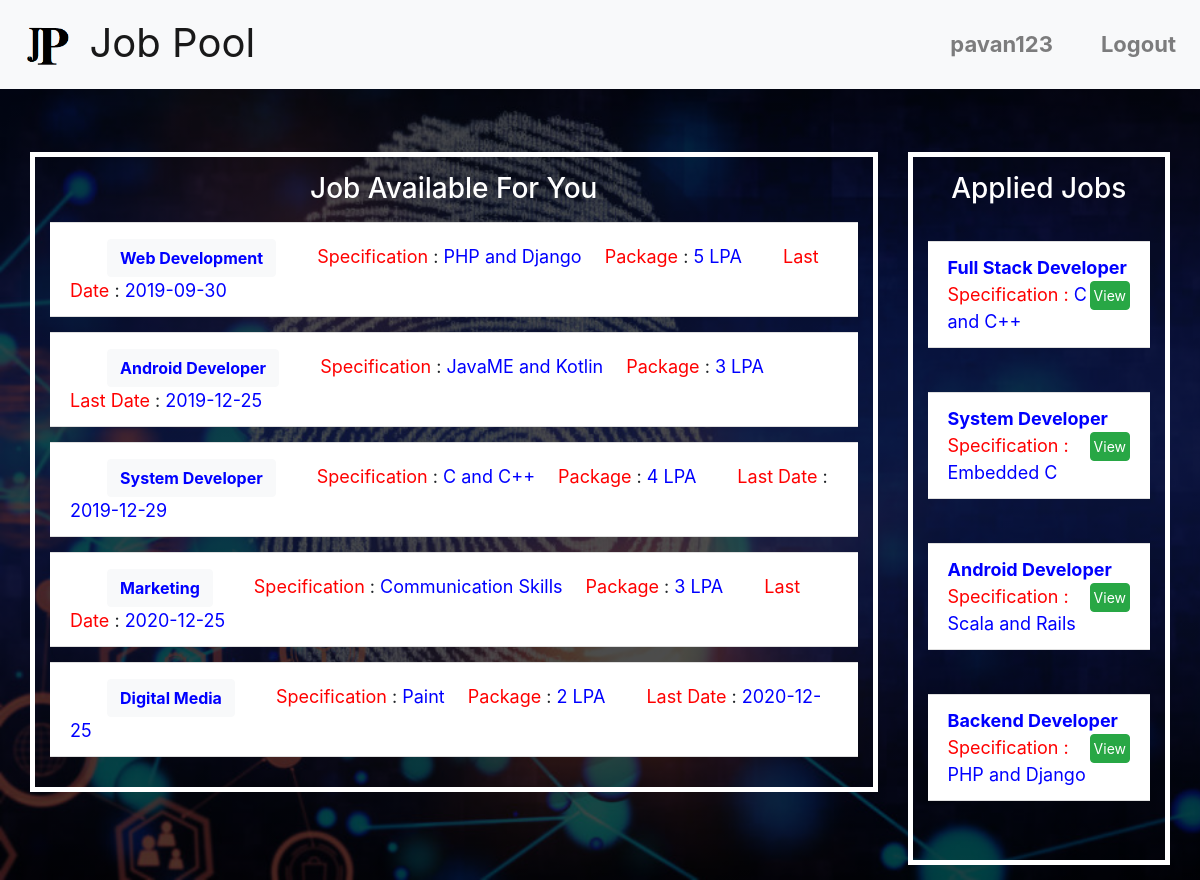
The page /Website/StudentHome.php (signed in) on the database its author committed.
### tables this page shows
CREATE TABLE `companyposts` (
  `post_id` int(11) NOT NULL,
  `company_id` int(11) NOT NULL,
  `title` varchar(1000) NOT NULL,
  `specification` varchar(500) NOT NULL,
  `vacancies` int(11) DEFAULT NULL,
  `package` int(11) NOT NULL,
  `ExpDated` varchar(20) DEFAULT NULL,
  `gradeOfClg` varchar(10) NOT NULL,
  `MinCGPA` int(11) DEFAULT NULL,
  `Backlog` int(11) DEFAULT NULL,
  `MaxDrop` int(11) DEFAULT NULL,
  `open_off` varchar(20) DEFAULT NULL,
  `clgname` varchar(200) DEFAULT NULL
);

### Website/StudentHome.php (the view, shortened to what this page needs)
<?php
include('StudentHeader.php');
if(isset($_SESSION['username'])){
  include('DbConnection.php');
  $query='select enrollment,collegeName from student where username="'.$_SESSION['username'].'"';
$res=mysqli_query($con,$query);
$arr=mysqli_fetch_array($res);
$collegeName=$arr['collegeName'];
$enrollment=$arr['enrollment'];
$date=date('Y-m-d');
$ids='(';
$query='select post_id from applicants where enrollment="'.$enrollment.'"';
$idres=mysqli_query($con,$query);
if($idres){
$n1=mysqli_num_rows($idres);
for($j=1;$j<=$n1;$j++){
  $idarr=mysqli_fetch_array($idres);
  $ids=$ids.$idarr['post_id'];
  if($j!=$n1)
    $ids=$ids.',';
}
}
$ids=$ids.')';
if($ids=='()')
$query="select * from companyposts where (clgname='".$collegeName."' or clgname='All') and ExpDated>'".$date."'";
else
$query="select * from companyposts where (clgname='".$collegeName."' or clgname='All') and post_id not in ".$ids."and ExpDated>'".$date."'";
$res=mysqli_query($con,$query);
$n= mysqli_num_rows($res);
?>
<div class="container-fluid">
<div class="row" style="padding:15px;font-size:18px;">
<div class="col-md-9" >
<div style="border:5px solid white;padding:15px;">
<h3 style="text-align:center;color:white;">Job Available For You</h3>
<?php
for($i=1;$i<=$n;$i++){
    $arr= mysqli_fetch_array($res);
    ?>
<p data-toggle="collapse" href='#collapseExample<?php echo $arr['post_id']; ?>' role="button" aria-expanded="false" aria-controls="collapseExample">
<ul class="list-group list-group-flush">
<li class="list-group-item">
<a class="btn btn-light" data-toggle="collapse" href="#collapseExample<?php echo $arr['post_id']; ?>" role="button" aria-expanded="false" aria-controls="collapseExample"
  style="color:blue"><b><?php echo $arr['title']; ?></b></a>&emsp;&emsp;
<span style="color:red;">Specification</span> : <span style="color:blue"><?php echo $arr['specification']; ?></span>&emsp;
<span style="color:red;">Package</span> : <span style="color:blue"><?php echo $arr['package']; ?> LPA</span>&emsp;&emsp;
<span style="color:red;">Last Date</span> : <span style="color:blue"><?php echo $arr['ExpDated']; ?></span>
</li>
</ul>
</p>
<?php
}
?>
</div>
</div>
<div class="col-md-3">
<div  style="border:5px solid white;padding:15px;font-size:18px;">
<h3 style="text-align:center;color:white;">Applied Jobs</h3><br/>
<ul class="list-group list-group-flush">
<?php
if($ids=='()')
echo "<h1 style='text-align:center;color:white;'>You have not applied for any jobs yet</h1>";
else{
$query='select post_id,title,specification from companyposts where post_id in '.$ids.' and ExpDated>"'.$date.'"';
$res=mysqli_query($con,$query);
$n2=mysqli_num_rows($res);
for($j=1;$j<=$n2;$j++){
$arr3=mysqli_fetch_array($res);
?>
<form method="post" action="StudentViewPost.php">
<li class="list-group-item"><span style="color:blue;font-weight:bold;"><?php echo $arr3['title']; ?></span>
<button style="float:right;padding:3px;font-size:14px;" type="submit" class="btn btn-success">View</button>
<br/><span style="color:red;">Specification : <span style="color:blue;"><?php echo $arr3['specification']; ?></span></span></li><br/>
</form>
<?php }
}
?>
</ul>
</div>
</div>
</div>
</div>
<?php }
else{
    $_SESSION['message']='You have been Logged Out, Login Again';
    header('location:index.php');
}
?>

### Website/StudentHeader.php (style rules this page uses)
body { background-image:linear-gradient(rgba(0,0,0,0.7),rgba(0,0,0,0.7)), url('Images/background.jpeg'); background-size:cover; }

### rows shown on the page
companyposts: title "Web Development", specification "PHP and Django", package "5", ExpDated "2019-09-30"
companyposts: title "Android Developer", specification "JavaME and Kotlin", package "3", ExpDated "2019-12-25"
companyposts: title "System Developer", specification "C and C++", package "4", ExpDated "2019-12-29"
companyposts: title "Marketing", specification "Communication Skills", package "3", ExpDated "2020-12-25"
companyposts: title "Digital Media", specification "Paint", package "2", ExpDated "2020-12-25"
companyposts: title "Full Stack Developer", specification "C and C++"
companyposts: title "System Developer", specification "Embedded C"
companyposts: title "Android Developer", specification "Scala and Rails"
companyposts: title "Backend Developer", specification "PHP and Django"

### other values the page prints
$_SESSION['username'] "pavan123"
